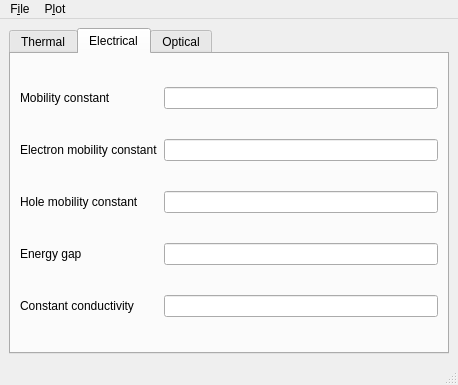
<?xml version="1.0" encoding="UTF-8"?>
<ui version="4.0">
 <class>MainWindow</class>
 <widget class="QMainWindow" name="MainWindow">
  <property name="geometry">
   <rect>
    <x>0</x>
    <y>0</y>
    <width>458</width>
    <height>385</height>
   </rect>
  </property>
  <property name="windowTitle">
   <string>Testing</string>
  </property>
  <widget class="QWidget" name="centralwidget">
   <property name="layoutDirection">
    <enum>Qt::LeftToRight</enum>
   </property>
   <layout class="QGridLayout" name="gridLayout_3">
    <item row="0" column="0">
     <widget class="QTabWidget" name="ModelTabs">
      <property name="currentIndex">
       <number>1</number>
      </property>
      <widget class="QWidget" name="ThermalT">
       <attribute name="title">
        <string>Thermal</string>
       </attribute>
      </widget>
      <widget class="QWidget" name="ElectricalT">
       <attribute name="title">
        <string>Electrical</string>
       </attribute>
       <layout class="QGridLayout" name="gridLayout">
        <item row="0" column="0">
         <widget class="QLabel" name="label">
          <property name="text">
           <string>Mobility constant</string>
          </property>
         </widget>
        </item>
        <item row="0" column="1">
         <widget class="QLineEdit" name="MobConst"/>
        </item>
        <item row="1" column="0">
         <widget class="QLabel" name="label_2">
          <property name="text">
           <string>Electron mobility constant</string>
          </property>
         </widget>
        </item>
        <item row="1" column="1">
         <widget class="QLineEdit" name="ElecMobConst"/>
        </item>
        <item row="2" column="0">
         <widget class="QLabel" name="label_3">
          <property name="text">
           <string>Hole mobility constant</string>
          </property>
         </widget>
        </item>
        <item row="2" column="1">
         <widget class="QLineEdit" name="HoleMobConst"/>
        </item>
        <item row="3" column="0">
         <widget class="QLabel" name="label_4">
          <property name="text">
           <string>Energy gap</string>
          </property>
         </widget>
        </item>
        <item row="3" column="1">
         <widget class="QLineEdit" name="Eg"/>
        </item>
        <item row="4" column="0">
         <widget class="QLabel" name="label_5">
          <property name="text">
           <string>Constant conductivity</string>
          </property>
         </widget>
        </item>
        <item row="4" column="1">
         <widget class="QLineEdit" name="ConstCond"/>
        </item>
       </layout>
      </widget>
      <widget class="QWidget" name="OpticalT">
       <attribute name="title">
        <string>Optical</string>
       </attribute>
      </widget>
     </widget>
    </item>
   </layout>
  </widget>
  <widget class="QMenuBar" name="menubar">
   <property name="geometry">
    <rect>
     <x>0</x>
     <y>0</y>
     <width>458</width>
     <height>30</height>
    </rect>
   </property>
   <widget class="QMenu" name="menuHelp">
    <property name="title">
     <string>F&amp;ile</string>
    </property>
    <addaction name="separator"/>
    <addaction name="actionLoad"/>
    <addaction name="actionSave"/>
    <addaction name="actionSave_as"/>
   </widget>
   <widget class="QMenu" name="menuPlot">
    <property name="title">
     <string>P&amp;lot</string>
    </property>
    <addaction name="actionPlot"/>
   </widget>
   <addaction name="menuHelp"/>
   <addaction name="menuPlot"/>
  </widget>
  <widget class="QStatusBar" name="statusbar"/>
  <action name="actionLoad">
   <property name="text">
    <string>&amp;Open</string>
   </property>
  </action>
  <action name="actionSave">
   <property name="text">
    <string>&amp;Save</string>
   </property>
  </action>
  <action name="actionSave_as">
   <property name="text">
    <string>Save &amp;as...</string>
   </property>
  </action>
  <action name="actionPlot">
   <property name="text">
    <string>Plot</string>
   </property>
  </action>
 </widget>
 <resources/>
 <connections/>
</ui>
